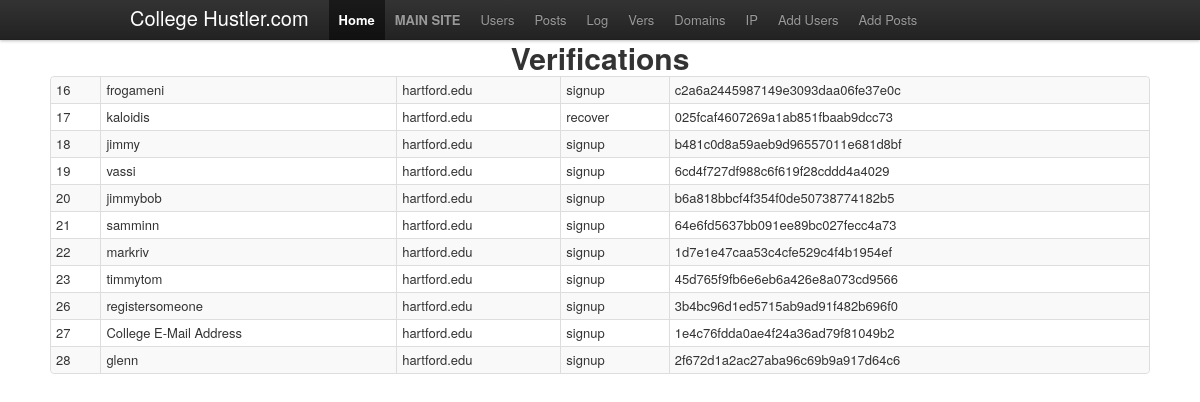
The page /admin/vers.php on the database its author committed.
### tables this page shows
CREATE TABLE `vers` (
  `id` int(11) NOT NULL AUTO_INCREMENT,
  `ver` varchar(100) NOT NULL,
  `username` varchar(30) NOT NULL,
  `domain` varchar(30) NOT NULL,
  `type` varchar(30) NOT NULL,
  PRIMARY KEY (`id`)
);

### admin/vers.php (the view)
<?php
include('./adminHead.php');
echo '<center>';
echo '<h1>Verifications</h1>';
$result = mysql_query("SELECT * FROM vers");
echo '<table class="table table-striped table-bordered table-condensed">';
while($row = mysql_fetch_assoc($result)){
	echo '<tr>';
	echo '<td>' . $row['id'] . "</td><td>" . $row['username'] . "</td><td>" . $row['domain'] . '</td><td>' . $row['type'] . '</td>';
	echo '<td>' . $row['ver'] . '</td></tr>';
}
	echo '</table>';
	echo '</center>';
	include('./adminFoot.php');
?>

### rows shown on the page
vers: id "16", username "frogameni", domain "hartford.edu", type "signup", ver "c2a6a2445987149e3093daa06fe37e0c"
vers: id "17", username "kaloidis", domain "hartford.edu", type "recover", ver "025fcaf4607269a1ab851fbaab9dcc73"
vers: id "18", username "jimmy", domain "hartford.edu", type "signup", ver "b481c0d8a59aeb9d96557011e681d8bf"
vers: id "19", username "vassi", domain "hartford.edu", type "signup", ver "6cd4f727df988c6f619f28cddd4a4029"
vers: id "20", username "jimmybob", domain "hartford.edu", type "signup", ver "b6a818bbcf4f354f0de50738774182b5"
vers: id "21", username "samminn", domain "hartford.edu", type "signup", ver "64e6fd5637bb091ee89bc027fecc4a73"
vers: id "22", username "markriv", domain "hartford.edu", type "signup", ver "1d7e1e47caa53c4cfe529c4f4b1954ef"
vers: id "23", username "timmytom", domain "hartford.edu", type "signup", ver "45d765f9fb6e6eb6a426e8a073cd9566"
vers: id "26", username "registersomeone", domain "hartford.edu", type "signup", ver "3b4bc96d1ed5715ab9ad91f482b696f0"
vers: id "27", username "College E-Mail Address", domain "hartford.edu", type "signup", ver "1e4c76fdda0ae4f24a36ad79f81049b2"
vers: id "28", username "glenn", domain "hartford.edu", type "signup", ver "2f672d1a2ac27aba96c69b9a917d64c6"
